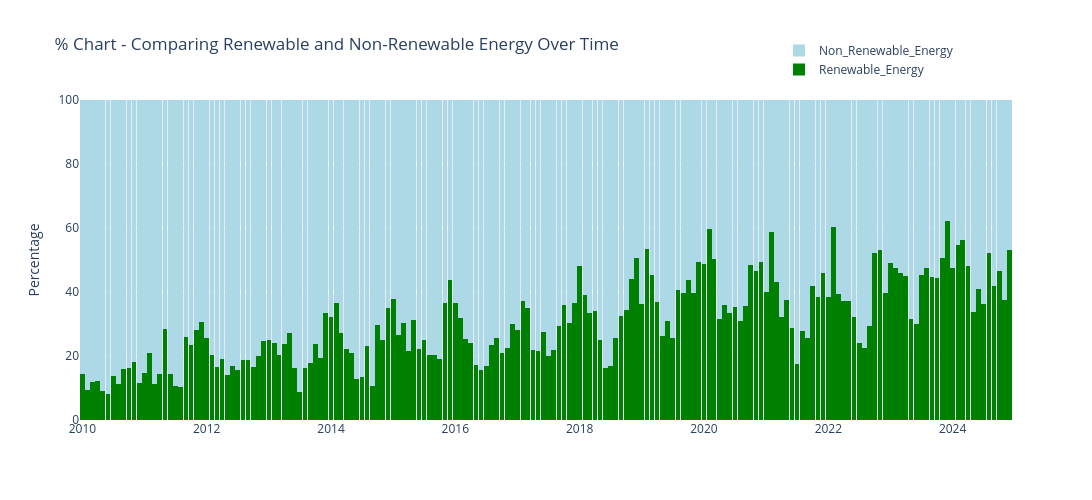

Source (notebook cell):
### Code cell
# Convert values to percentages by row
by_energy_group = ie_power_production_df[['Renewable_Energy', 'Non_Renewable_Energy']].copy()
by_energy_group = by_energy_group.div(by_energy_group.sum(axis=1), axis=0) * 100

fig = go.Figure()

# Define custom colors
color_map = {
    'Renewable_Energy': 'green',
    'Non_Renewable_Energy': 'lightblue'
}

for source in by_energy_group:
    fig.add_trace(go.Bar(
        x=by_energy_group.index.astype(str),  
        y=by_energy_group[source],              
        name=source,
        marker_color = color_map[source]
    ))

fig.update_layout(
    barmode='stack',
    bargap=0.02,  
    yaxis=dict(title='Percentage', range=[0, 100]),
    title_text='% Chart - Comparing Renewable and Non-Renewable Energy Over Time',
    legend=dict(
        x=0.75,
        y=1.2,
        xanchor='left', 
        yanchor='top'
    ),
    height=500,
    width=1100
)

fig.update_traces(marker_line_width=0)

fig.show()

#Free up memory
delete_df('by_energy_group')

### Figure 1 — Plotly figure (JSON) as saved in the notebook; plotly's stock layout.template omitted (floating-point values rounded to 4 significant figures; data arrays with more than 128 entries replaced by an {"elided": "..."} marker saying what was removed)
{"data": [{"marker": {"color": "green", "line": {"width": 0}}, "name": "Renewable_Energy", "type": "bar", "x": {"elided": "180 str values"}, "y": {"elided": "180 float values"}}, {"marker": {"color": "lightblue", "line": {"width": 0}}, "name": "Non_Renewable_Energy", "type": "bar", "x": {"elided": "180 str values"}, "y": {"elided": "180 float values"}}], "layout": {"bargap": 0.02, "barmode": "stack", "height": 500, "legend": {"x": 0.75, "xanchor": "left", "y": 1.2, "yanchor": "top"}, "title": {"text": "% Chart - Comparing Renewable and Non-Renewable Energy Over Time"}, "width": 1100, "yaxis": {"range": [0, 100], "title": {"text": "Percentage"}}}}
